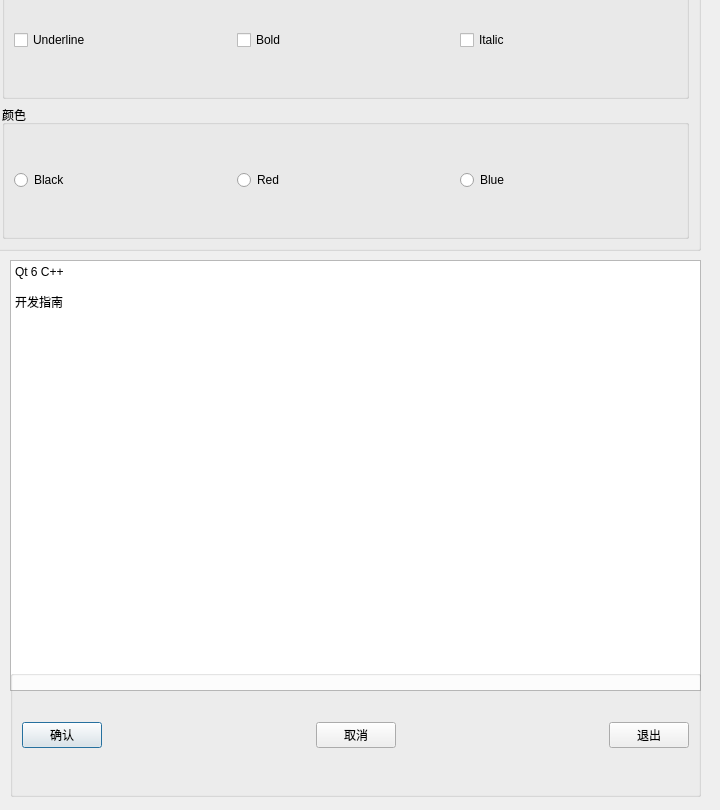
<?xml version="1.0" encoding="UTF-8"?>
<ui version="4.0">
 <class>Dialog</class>
 <widget class="QDialog" name="Dialog">
  <property name="windowModality">
   <enum>Qt::NonModal</enum>
  </property>
  <property name="enabled">
   <bool>true</bool>
  </property>
  <property name="geometry">
   <rect>
    <x>0</x>
    <y>0</y>
    <width>720</width>
    <height>810</height>
   </rect>
  </property>
  <property name="sizePolicy">
   <sizepolicy hsizetype="Preferred" vsizetype="Preferred">
    <horstretch>0</horstretch>
    <verstretch>0</verstretch>
   </sizepolicy>
  </property>
  <property name="minimumSize">
   <size>
    <width>720</width>
    <height>810</height>
   </size>
  </property>
  <property name="maximumSize">
   <size>
    <width>720</width>
    <height>810</height>
   </size>
  </property>
  <property name="windowTitle">
   <string>信号与槽的使用</string>
  </property>
  <widget class="QPlainTextEdit" name="txtEdit">
   <property name="geometry">
    <rect>
     <x>10</x>
     <y>260</y>
     <width>691</width>
     <height>431</height>
    </rect>
   </property>
   <property name="sizePolicy">
    <sizepolicy hsizetype="Preferred" vsizetype="Preferred">
     <horstretch>0</horstretch>
     <verstretch>0</verstretch>
    </sizepolicy>
   </property>
   <property name="plainText">
    <string>Qt 6 C++

开发指南</string>
   </property>
  </widget>
  <widget class="QGroupBox" name="groupBox_3">
   <property name="geometry">
    <rect>
     <x>-10</x>
     <y>-50</y>
     <width>711</width>
     <height>301</height>
    </rect>
   </property>
   <property name="title">
    <string/>
   </property>
   <layout class="QVBoxLayout" name="verticalLayout">
    <item>
     <widget class="QGroupBox" name="groupBox">
      <property name="title">
       <string>字体</string>
      </property>
      <layout class="QHBoxLayout" name="horizontalLayout_2">
       <item>
        <widget class="QCheckBox" name="checkBoxUnder">
         <property name="text">
          <string>Underline</string>
         </property>
        </widget>
       </item>
       <item>
        <widget class="QCheckBox" name="checkBoxBold">
         <property name="text">
          <string>Bold</string>
         </property>
        </widget>
       </item>
       <item>
        <widget class="QCheckBox" name="checkBoxItalic">
         <property name="text">
          <string>Italic</string>
         </property>
        </widget>
       </item>
      </layout>
     </widget>
    </item>
    <item>
     <widget class="QGroupBox" name="groupBox_2">
      <property name="title">
       <string>颜色</string>
      </property>
      <layout class="QHBoxLayout" name="horizontalLayout_3">
       <item>
        <widget class="QRadioButton" name="radioButtonBlack">
         <property name="text">
          <string>Black</string>
         </property>
        </widget>
       </item>
       <item>
        <widget class="QRadioButton" name="radioButtonRed">
         <property name="text">
          <string>Red</string>
         </property>
        </widget>
       </item>
       <item>
        <widget class="QRadioButton" name="radioButtonBlue">
         <property name="text">
          <string>Blue</string>
         </property>
        </widget>
       </item>
      </layout>
     </widget>
    </item>
   </layout>
  </widget>
  <widget class="QGroupBox" name="groupBox_4">
   <property name="geometry">
    <rect>
     <x>10</x>
     <y>670</y>
     <width>691</width>
     <height>127</height>
    </rect>
   </property>
   <property name="title">
    <string/>
   </property>
   <layout class="QHBoxLayout" name="horizontalLayout_4">
    <item>
     <widget class="QPushButton" name="pushButtonOk">
      <property name="text">
       <string>确认</string>
      </property>
     </widget>
    </item>
    <item>
     <spacer name="horizontalSpacer_3">
      <property name="orientation">
       <enum>Qt::Horizontal</enum>
      </property>
      <property name="sizeHint" stdset="0">
       <size>
        <width>40</width>
        <height>20</height>
       </size>
      </property>
     </spacer>
    </item>
    <item>
     <widget class="QPushButton" name="pushButtonCancel">
      <property name="text">
       <string>取消</string>
      </property>
     </widget>
    </item>
    <item>
     <spacer name="horizontalSpacer_2">
      <property name="orientation">
       <enum>Qt::Horizontal</enum>
      </property>
      <property name="sizeHint" stdset="0">
       <size>
        <width>177</width>
        <height>20</height>
       </size>
      </property>
     </spacer>
    </item>
    <item>
     <widget class="QPushButton" name="pushButtonExit">
      <property name="text">
       <string>退出</string>
      </property>
     </widget>
    </item>
   </layout>
  </widget>
 </widget>
 <resources/>
 <connections>
  <connection>
   <sender>pushButtonExit</sender>
   <signal>clicked()</signal>
   <receiver>Dialog</receiver>
   <slot>close()</slot>
   <hints>
    <hint type="sourcelabel">
     <x>639</x>
     <y>751</y>
    </hint>
    <hint type="destinationlabel">
     <x>359</x>
     <y>404</y>
    </hint>
   </hints>
  </connection>
  <connection>
   <sender>pushButtonOk</sender>
   <signal>clicked()</signal>
   <receiver>Dialog</receiver>
   <slot>accept()</slot>
   <hints>
    <hint type="sourcelabel">
     <x>70</x>
     <y>751</y>
    </hint>
    <hint type="destinationlabel">
     <x>359</x>
     <y>404</y>
    </hint>
   </hints>
  </connection>
  <connection>
   <sender>pushButtonCancel</sender>
   <signal>clicked()</signal>
   <receiver>Dialog</receiver>
   <slot>reject()</slot>
   <hints>
    <hint type="sourcelabel">
     <x>355</x>
     <y>751</y>
    </hint>
    <hint type="destinationlabel">
     <x>359</x>
     <y>404</y>
    </hint>
   </hints>
  </connection>
 </connections>
</ui>
